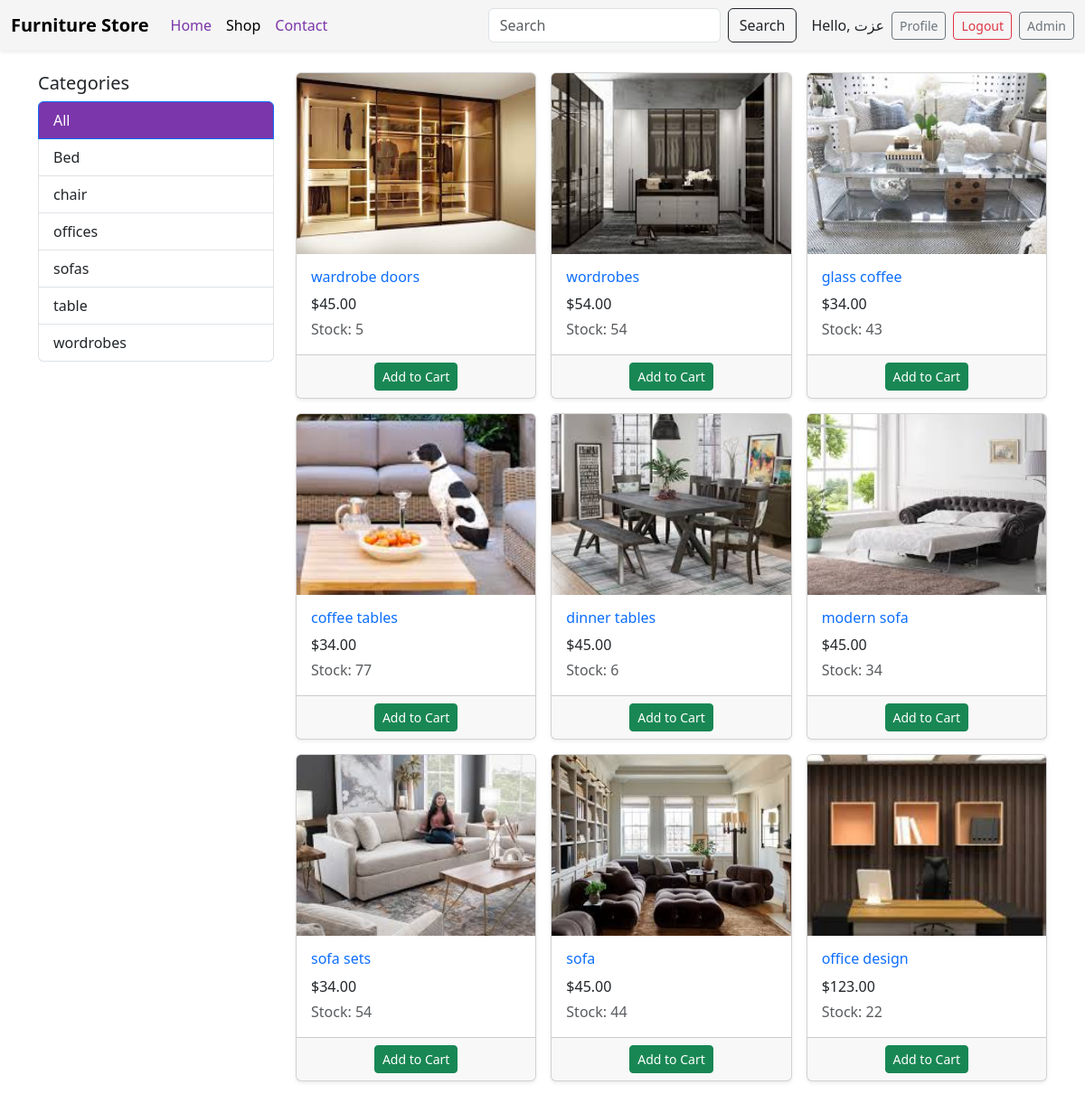
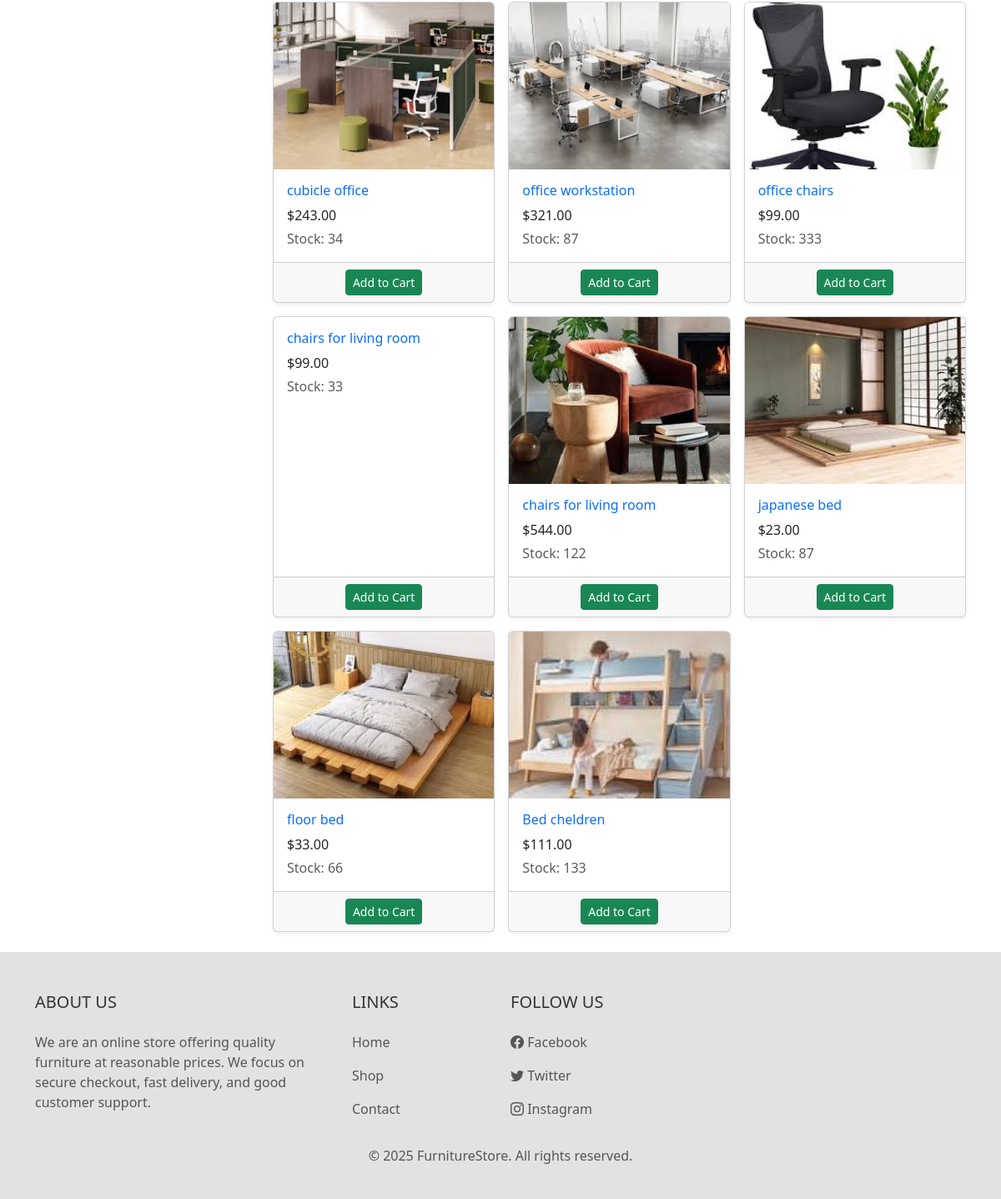
/shop/ (signed in), run on the app's committed database (2 pictures, top to bottom).
### product/models.py (models this page shows, shortened)
class Category(models.Model):
    name = models.CharField(max_length=255)
    slug = models.SlugField(unique=True, blank=True)
    class Meta:
        ordering = ('name',)

class Product(models.Model):
    category = models.ForeignKey(Category, related_name='products', on_delete=models.CASCADE)
    name = models.CharField(max_length=255)
    slug = models.SlugField(unique=True, blank=True)
    description = models.TextField(blank=True)
    price = models.DecimalField(max_digits=10, decimal_places=2)
    image = models.ImageField(upload_to='products/', blank=True, null=True)
    stock = models.PositiveIntegerField(default=0)
    created_at = models.DateTimeField(auto_now_add=True)
    class Meta:
        ordering = ('-created_at',)

### core/views.py (the view)
# urls.py: path('shop/', views.shop, name='shop'),
@login_required(login_url='accounts:login')
def shop(request):
    category_slug = request.GET.get('category', '')
    search_query = request.GET.get('q', '')
    categories = Category.objects.all()
    products = Product.objects.all()
    if category_slug:
        products = products.filter(category__slug=category_slug)
    if search_query:
        products = products.filter(name__icontains=search_query)
    context = {
        'categories': categories,
        'products': products,
        'active_category': category_slug,
        'search_query': search_query,
    }
    return render(request, 'core/shop.html', context)

### templates/core/shop.html (shortened to what this page needs)
{% extends 'core/base.html' %}
{% block content %}
<div class="container py-4">
  <div class="row">
    <div class="col-md-3">
      <h5>Categories</h5>
      <div class="list-group">
        <a href="{% url 'shop' %}" class="list-group-item {% if not active_category %}active{% endif %}">
          All
        </a>
        {% for category in categories %}
          <a href="{% url 'shop' %}?category={{ category.slug }}"
             class="list-group-item {% if active_category == category.slug %}active{% endif %}">
            {{ category.name }}
          </a>
        {% endfor %}
      </div>
    </div>
    <div class="col-md-9">
      {% if products %}
        <div class="row g-3">
          {% for product in products %}
          <div class="col-12 col-sm-6 col-md-4">
            <div class="card h-100 shadow-sm hover-shadow" style="transition: transform 0.2s;">
              {% if product.image %}
                <img src="{{ product.image.url }}" class="card-img-top" style="height:200px; object-fit:cover;">
              {% endif %}
              <div class="card-body">
                <h6 class="card-title">
                  <a href="{% url 'product_detail' product.slug %}" class="text-decoration-none">
                    {{ product.name }}
                  </a>
                </h6>
                <p class="mb-1">${{ product.price }}</p>
                <p class="text-muted mb-0">Stock: {{ product.stock }}</p>
              </div>
              {% if user.is_authenticated %}
              <div class="card-footer d-flex justify-content-center">
                <a href="{% url 'cart:add_to_cart' product.slug %}" class="btn btn-sm btn-success">
                  Add to Cart
                </a>
              </div>
              {% endif %}
            </div>
          </div>
          {% endfor %}
        </div>
      {% else %}
        <p>No products found.</p>
      {% endif %}
    </div>
  </div>
</div>
{% endblock %}

### templates/core/base.html (shortened to what this page needs)
<!DOCTYPE html>
<html lang="en">
<head>
  <link href="https://cdn.jsdelivr.net/npm/bootstrap@5.3.0/dist/css/bootstrap.min.css" rel="stylesheet"/>
  <link href="https://cdn.jsdelivr.net/npm/bootstrap-icons@1.10.5/font/bootstrap-icons.css" rel="stylesheet"/>
  <link href="https://cdn.jsdelivr.net/npm/aos@2.3.4/dist/aos.css" rel="stylesheet"/>
</head>
<body style="background-color: white;">
<nav class="navbar navbar-expand-lg navbar-custom sticky-top shadow-sm">
  <div class="container-fluid">
    <a class="navbar-brand fw-bold" href="{% url 'frontpage' %}">Furniture Store</a>
    <div class="collapse navbar-collapse" id="navbarNav">
      <ul class="navbar-nav me-auto mb-2 mb-lg-0">
        <li class="nav-item">
          <a class="nav-link {% if request.path == '/' %}active{% endif %}" href="{% url 'frontpage' %}">Home</a>
        </li>
        <li class="nav-item">
          <a class="nav-link {% if request.path == '/shop/' %}active{% endif %}" href="{% url 'shop' %}">Shop</a>
        </li>
        <li class="nav-item">
          <a class="nav-link" href="{% url 'contact' %}">Contact</a>
        </li>
      </ul>
   <form class="d-flex" role="search" method="get" action="{% url 'product_list' %}">
    <input class="form-control me-2" type="search" name="q" placeholder="Search" value="{{ search_query|default:'' }}">
    <button class="btn btn-outline-dark" type="submit">Search</button>
</form>
      <div class="ms-3 d-flex align-items-center gap-2">
       {% if user.is_authenticated %}
  <span class="text-dark">Hello, {{ user.first_name|default:user.username }}</span>
  <a href="{% url 'accounts:profile' %}" class="btn btn-outline-secondary btn-sm">Profile</a>
  <form method="post" action="{% url 'accounts:logout' %}" style="display:inline;">
      <button type="submit" class="btn btn-outline-danger btn-sm">Logout</button>
  </form>
{% else %}
  <a href="{% url 'accounts:login' %}" class="btn btn-outline-primary btn-sm">Login</a>
  <a href="{% url 'accounts:register' %}" class="btn btn-outline-success btn-sm">Register</a>
{% endif %}
        <a href="/admin" class="btn btn-outline-secondary btn-sm">Admin</a>
      </div>
    </div>
  </div>
</nav>
  <main data-aos="fade-down" data-aos-duration="1000">
    {% block content %}{% endblock content %}
  </main>
  <footer class="pt-5 pb-4" data-aos="fade-up">
    <div class="container text-md-left">
      <div class="row">
        <div class="col-md-4">
          <h5 class="text-uppercase mb-4">About Us</h5>
          <p>We are an online store offering quality furniture at reasonable prices. We focus on secure checkout, fast delivery, and good customer support.</p>
        </div>
        <div class="col-md-2">
          <h5 class="text-uppercase mb-4">Links</h5>
          <p><a href="#" class="text-decoration-none">Home</a></p>
          <p><a href="#" class="text-decoration-none">Shop</a></p>
          <p><a href="#" class="text-decoration-none">Contact</a></p>
        </div>
        <div class="col-md-3">
          <h5 class="text-uppercase mb-4">Follow Us</h5>
          <p><i class="bi bi-facebook"></i> Facebook</p>
          <p><i class="bi bi-twitter"></i> Twitter</p>
          <p><i class="bi bi-instagram"></i> Instagram</p>
        </div>
      </div>
    </div>
    <div class="text-center mt-3">
      <p>© 2025 FurnitureStore. All rights reserved.</p>
    </div>
  </footer>
</body>
</html>

### templates/core/base.html (style rules this page uses)
.navbar-custom { background-color: #f5f5f5; }
.navbar-custom .nav-link { color: #7a36aa; padding: 6px 12px; border-radius: 50px; transition: 0.3s; }
footer { background-color: #e2e2e2; color: #333; }
footer a, footer p { color: #555; }

### templates/core/shop.html (style rules this page uses)
.list-group-item.active { background-color: #7a36aa; color: white; }

### data on the page
Category: name "Bed"
Category: name "chair"
Category: name "offices"
Category: name "sofas"
Category: name "table"
Category: name "wordrobes"
Product: image (picture), name "wardrobe doors", price "45.00", stock "5"
Product: image (picture), name "wordrobes", price "54.00", stock "54"
Product: image (picture), name "glass coffee", price "34.00", stock "43"
Product: image (picture), name "coffee tables", price "34.00", stock "77"
Product: image (picture), name "dinner tables", price "45.00", stock "6"
Product: image (picture), name "modern sofa", price "45.00", stock "34"
Product: image (picture), name "sofa sets", price "34.00", stock "54"
Product: image (picture), name "sofa", price "45.00", stock "44"
Product: image (picture), name "office design", price "123.00", stock "22"
Product: image (picture), name "cubicle office", price "243.00", stock "34"
Product: image (picture), name "office workstation", price "321.00", stock "87"
Product: image (picture), name "office chairs", price "99.00", stock "333"
Product: name "chairs for living room", price "99.00", stock "33"
Product: image (picture), name "chairs for living room", price "544.00", stock "122"
Product: image (picture), name "japanese bed", price "23.00", stock "87"
Product: image (picture), name "floor bed", price "33.00", stock "66"
Product: image (picture), name "Bed cheldren", price "111.00", stock "133"

### other printed values
{{ user.first_name|default:user.username }} "عزت"
